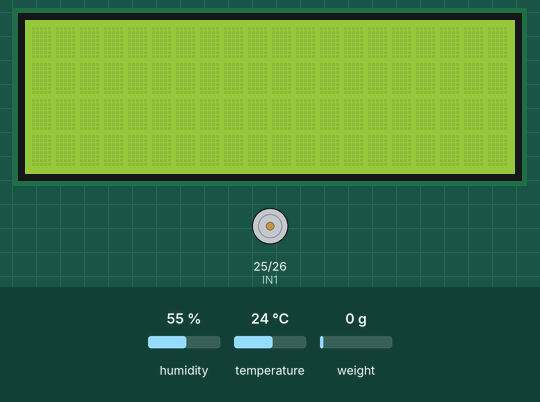
Recording of a program running on a simulated ESP32. On the bench: 20×4 character LCD, motor-driver pin pairs drawn as motors (green arrow = first pin HIGH = forward, orange = second pin HIGH = backward, longer = more drive, scaled by the enable pin). The inputs (shaded band) are chosen by the test bench; at power-on: humidity 55 %, weight on the scale 0 g, temperature 24 °C. What the program prints to the serial monitor is not drawn.

Above: at 1.2 s.
1.3 s: humidity set to 22 %
At 5.8 s:
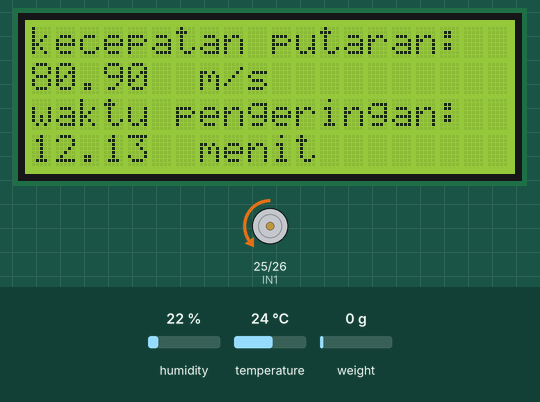
6.1 s: weight on the scale set to 1250 g
At 9.1 s:
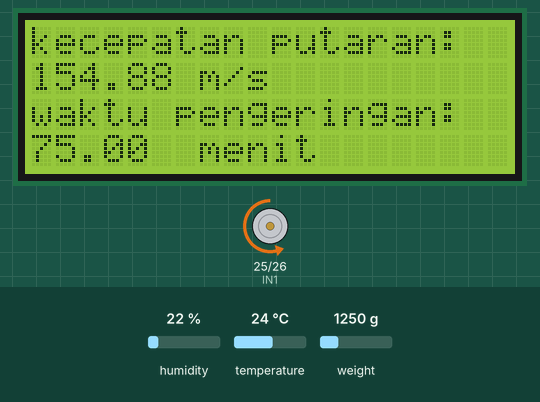
9.4 s: humidity set to 88 %
At 12.5 s:
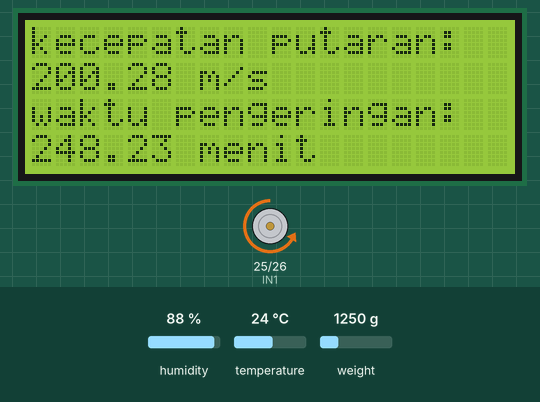
12.8 s: weight on the scale set to 100 g
At 15.0 s:
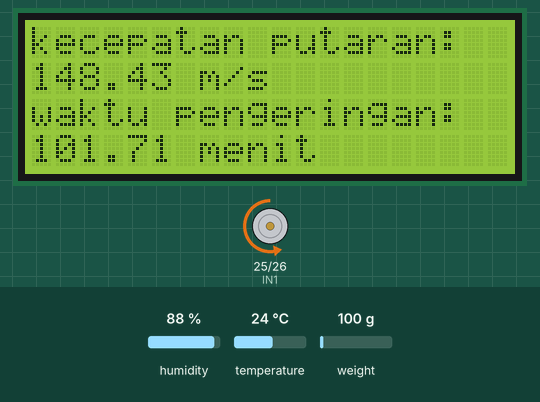
16.1 s: humidity set to 68 %
At 18.5 s:
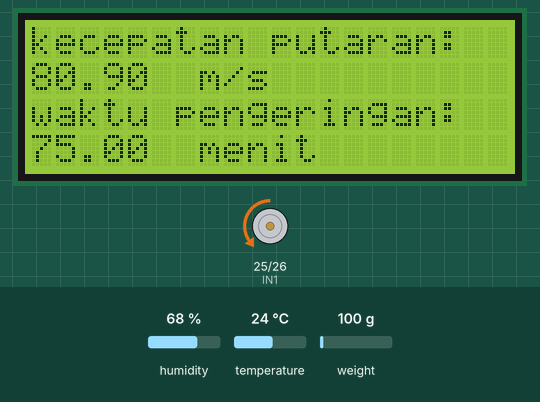
19.5 s: weight on the scale set to 2500 g
At 21.9 s:
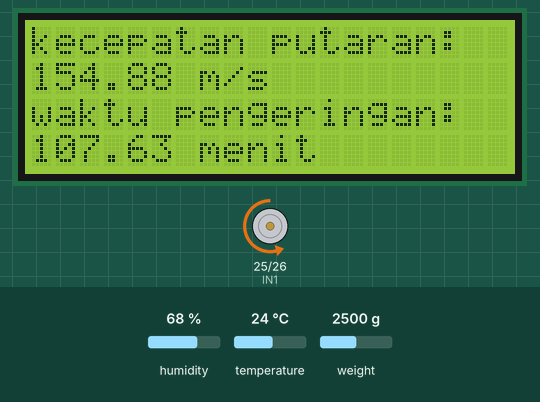
Timing chart, 0 to 23.4 s (numbered marks = the images above; inputs shaded):
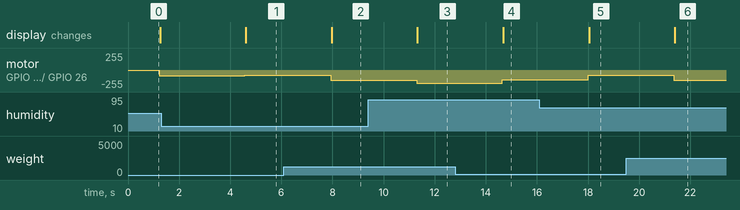

Measured:
- after the input at 1.3 s, motor on GPIO 25 (IN1) / GPIO 26 (IN2): backward 84/255 → backward 80/255 after 3.3 s; the display: changes after 3.3 s (image 1)
- after the input at 6.1 s, motor on GPIO 25 (IN1) / GPIO 26 (IN2): backward 80/255 → backward 154/255 after 1.8 s; the display: changes after 1.9 s (image 2)
- after the input at 9.4 s, motor on GPIO 25 (IN1) / GPIO 26 (IN2): backward 154/255 → backward 200/255 after 1.9 s; the display: changes after 1.9 s (image 3)
- after the input at 12.8 s, motor on GPIO 25 (IN1) / GPIO 26 (IN2): backward 200/255 → backward 148/255 after 1.8 s; the display: changes after 1.9 s (image 4)
- after the input at 16.1 s, motor on GPIO 25 (IN1) / GPIO 26 (IN2): backward 148/255 → backward 80/255 after 1.9 s; the display: changes after 1.9 s (image 5)
- after the input at 19.5 s, motor on GPIO 25 (IN1) / GPIO 26 (IN2): backward 80/255 → backward 154/255 after 1.9 s; the display: changes after 1.9 s (image 6)

The program:

main.cpp
```cpp
#include <Arduino.h>
#include <Fuzzy.h>
#include "HX711.h"
#include <EEPROM.h>
#include <Adafruit_Sensor.h>
#include <DHT.h>
#include <DHT_U.h>
#include <L298N.h>
#include <Wire.h>
#include <LiquidCrystal_I2C.h>

LiquidCrystal_I2C lcd(0x27,20,4);

#define DHT_PIN 4
#define DHTTYPE DHT11
DHT dht(DHT_PIN, DHTTYPE);
float humidFloat;

//HX711 constructor:
const int LOADCELL_DOUT_PIN = 27;
const int LOADCELL_SCK_PIN = 14;
HX711 scale;

float beratinput;

//nama variabel output
const unsigned int IN1 = 25;
const unsigned int IN2 = 26;
const int enA = 18;
const int motorSpeed = 255;
L298N motor(IN1, IN2);
float waktungering;

Fuzzy *fuzzy = new Fuzzy();

void setup() {
  Serial.begin(9600);

  //input fuzzy kelembapan
FuzzySet *kering_kelembapan = new FuzzySet(0, 0, 50, 60);
FuzzySet *sedang_kelembapan = new FuzzySet(50, 60 ,80, 90);
FuzzySet *lembab_kelembapan = new FuzzySet(80, 90, 100, 100);

//input fuzzy berat
FuzzySet *ringan_berat = new FuzzySet(0, 0, 420, 650);
FuzzySet *sedang_berat = new FuzzySet(430, 700, 700, 970);
FuzzySet *berat_berat = new FuzzySet(750, 970, 1000, 1000);

//output fuzzy kecepatan motor dc
FuzzySet *lambat_kecepatan = new FuzzySet(55, 55, 88.3, 121.6);
FuzzySet *sedang_kecepatan = new FuzzySet( 88.32, 121.4, 188.4, 221.4);
FuzzySet *cepat_kecepatan = new FuzzySet ( 188.4, 221.7, 255, 255);

//output fuzzy waktu pengeringan
FuzzySet *sangatcepat_waktu= new FuzzySet(0, 0, 4, 36);
FuzzySet *cepat_waktu = new FuzzySet(32.25, 50.25, 54.75, 72.75);
FuzzySet *normal_waktu = new FuzzySet(52.5, 72.5, 77.5, 97.5);
FuzzySet *lama_waktu = new FuzzySet(78.4, 104, 111, 137);
FuzzySet *sangatlama_waktu = new FuzzySet(126, 174, 210, 450);

  //fuzzy input kelembapan
  FuzzyInput *kelembapan = new FuzzyInput(1);

  kelembapan->addFuzzySet(kering_kelembapan);
  kelembapan->addFuzzySet(sedang_kelembapan);
  kelembapan->addFuzzySet(lembab_kelembapan);
  fuzzy->addFuzzyInput(kelembapan);

  //fuzzy input berat
  FuzzyInput *berat_baju = new FuzzyInput(2);

  berat_baju->addFuzzySet(ringan_berat);
  berat_baju->addFuzzySet(sedang_berat);
  berat_baju->addFuzzySet(berat_berat);
  fuzzy->addFuzzyInput(berat_baju);


  //fuzzy output kecepatan
  FuzzyOutput *kecepatan_dc = new FuzzyOutput(1);

  kecepatan_dc->addFuzzySet(lambat_kecepatan);
  kecepatan_dc->addFuzzySet(sedang_kecepatan);
  kecepatan_dc->addFuzzySet(cepat_kecepatan);
  fuzzy->addFuzzyOutput(kecepatan_dc);

  //fuzzy output kecepatan
  FuzzyOutput *waktu = new FuzzyOutput(2);

  waktu->addFuzzySet(sangatcepat_waktu);
  waktu->addFuzzySet(cepat_waktu);
  waktu->addFuzzySet(normal_waktu);
  waktu->addFuzzySet(lama_waktu);
  waktu->addFuzzySet(sangatlama_waktu);
  fuzzy->addFuzzyOutput(waktu);


  // fuzzy rule 1
  FuzzyRuleAntecedent *ifKelembapanKeringdanBeratRingan1 = new FuzzyRuleAntecedent();
  ifKelembapanKeringdanBeratRingan1->joinWithAND(kering_kelembapan, ringan_berat);

  FuzzyRuleConsequent *thenkecepatanLambatWaktuSangatcepat1 = new FuzzyRuleConsequent();
  thenkecepatanLambatWaktuSangatcepat1->addOutput(lambat_kecepatan);
  thenkecepatanLambatWaktuSangatcepat1->addOutput(sangatcepat_waktu);

  FuzzyRule *fuzzyRule1 = new FuzzyRule(1, ifKelembapanKeringdanBeratRingan1, thenkecepatanLambatWaktuSangatcepat1);
  fuzzy->addFuzzyRule(fuzzyRule1);

  // fuzzy rule 2
  FuzzyRuleAntecedent *ifKelembapanKeringdanBeratSedang2 = new FuzzyRuleAntecedent();
  ifKelembapanKeringdanBeratSedang2->joinWithAND(kering_kelembapan, sedang_berat);

  FuzzyRuleConsequent *thenkecepatanLambatWaktucepat2 = new FuzzyRuleConsequent();
  thenkecepatanLambatWaktucepat2->addOutput(lambat_kecepatan);
  thenkecepatanLambatWaktucepat2->addOutput(cepat_waktu);

  FuzzyRule *fuzzyRule2 = new FuzzyRule(2, ifKelembapanKeringdanBeratSedang2, thenkecepatanLambatWaktucepat2);
  fuzzy->addFuzzyRule(fuzzyRule2);

  // fuzzy rule 3
  FuzzyRuleAntecedent *ifKelembapanKeringdanBeratBerat3 = new FuzzyRuleAntecedent();
  ifKelembapanKeringdanBeratBerat3->joinWithAND(kering_kelembapan, berat_berat);

  FuzzyRuleConsequent *thenkecepatanSedangWaktuNormal3 = new FuzzyRuleConsequent();
  thenkecepatanSedangWaktuNormal3->addOutput(sedang_kecepatan);
  thenkecepatanSedangWaktuNormal3->addOutput(normal_waktu);

  FuzzyRule *fuzzyRule3 = new FuzzyRule(3, ifKelembapanKeringdanBeratBerat3, thenkecepatanSedangWaktuNormal3);
  fuzzy->addFuzzyRule(fuzzyRule3);

  // fuzzy rule 4
  FuzzyRuleAntecedent *ifKelembapanSedangdanBeratRingan4 = new FuzzyRuleAntecedent();
  ifKelembapanSedangdanBeratRingan4->joinWithAND(sedang_kelembapan, ringan_berat);

  FuzzyRuleConsequent *thenkecepatanLambatWaktuNormal4 = new FuzzyRuleConsequent();
  thenkecepatanLambatWaktuNormal4->addOutput(lambat_kecepatan);
  thenkecepatanLambatWaktuNormal4->addOutput(normal_waktu);

  FuzzyRule *fuzzyRule4 = new FuzzyRule(4, ifKelembapanSedangdanBeratRingan4, thenkecepatanLambatWaktuNormal4);
  fuzzy->addFuzzyRule(fuzzyRule4);

    // fuzzy rule 5
  FuzzyRuleAntecedent *ifKelembapanSedangdanBeratSedang5 = new FuzzyRuleAntecedent();
  ifKelembapanSedangdanBeratSedang5->joinWithAND(sedang_kelembapan, sedang_berat);

  FuzzyRuleConsequent *thenkecepatanSedangWaktuNormal5 = new FuzzyRuleConsequent();
  thenkecepatanSedangWaktuNormal5->addOutput(sedang_kecepatan);
  thenkecepatanSedangWaktuNormal5->addOutput(normal_waktu);

  FuzzyRule *fuzzyRule5 = new FuzzyRule(5, ifKelembapanSedangdanBeratSedang5, thenkecepatanSedangWaktuNormal5);
  fuzzy->addFuzzyRule(fuzzyRule5);

    // fuzzy rule 6
  FuzzyRuleAntecedent *ifKelembapanSedangdanBeratBerat6 = new FuzzyRuleAntecedent();
  ifKelembapanSedangdanBeratBerat6->joinWithAND(sedang_kelembapan, berat_berat);

  FuzzyRuleConsequent *thenkecepatanSedangWaktuLama6 = new FuzzyRuleConsequent();
  thenkecepatanSedangWaktuLama6->addOutput(sedang_kecepatan);
  thenkecepatanSedangWaktuLama6->addOutput(lama_waktu);

  FuzzyRule *fuzzyRule6 = new FuzzyRule(6, ifKelembapanSedangdanBeratBerat6, thenkecepatanSedangWaktuLama6);
  fuzzy->addFuzzyRule(fuzzyRule6);

    // fuzzy rule 7
  FuzzyRuleAntecedent *ifKelembapanLembabdanBeratRingan7 = new FuzzyRuleAntecedent();
  ifKelembapanLembabdanBeratRingan7->joinWithAND(lembab_kelembapan, ringan_berat);

  FuzzyRuleConsequent *thenkecepatanSedangWaktuLama7 = new FuzzyRuleConsequent();
  thenkecepatanSedangWaktuLama7->addOutput(sedang_kecepatan);
  thenkecepatanSedangWaktuLama7->addOutput(lama_waktu);

  FuzzyRule *fuzzyRule7 = new FuzzyRule(7, ifKelembapanLembabdanBeratRingan7, thenkecepatanSedangWaktuLama7);
  fuzzy->addFuzzyRule(fuzzyRule7);

    // fuzzy rule 8
  FuzzyRuleAntecedent *ifKelembapanLembabdanBeratSedang8 = new FuzzyRuleAntecedent();
  ifKelembapanLembabdanBeratSedang8->joinWithAND(lembab_kelembapan, sedang_berat);

  FuzzyRuleConsequent *thenkecepatanCepatWaktuLama8 = new FuzzyRuleConsequent();
  thenkecepatanCepatWaktuLama8->addOutput(cepat_kecepatan);
  thenkecepatanCepatWaktuLama8->addOutput(lama_waktu);

  FuzzyRule *fuzzyRule8 = new FuzzyRule(8, ifKelembapanLembabdanBeratSedang8, thenkecepatanCepatWaktuLama8);
  fuzzy->addFuzzyRule(fuzzyRule8);

  // fuzzy rule 9
  FuzzyRuleAntecedent *ifKelembapanLembabdanBeratBerat9 = new FuzzyRuleAntecedent();
  ifKelembapanLembabdanBeratBerat9->joinWithAND(lembab_kelembapan, berat_berat);

  FuzzyRuleConsequent *thenkecepatanCepatWaktuSangatLama9 = new FuzzyRuleConsequent();
  thenkecepatanCepatWaktuSangatLama9->addOutput(cepat_kecepatan);
  thenkecepatanCepatWaktuSangatLama9->addOutput(sangatlama_waktu);

  FuzzyRule *fuzzyRule9 = new FuzzyRule(9, ifKelembapanLembabdanBeratBerat9, thenkecepatanCepatWaktuSangatLama9);
  fuzzy->addFuzzyRule(fuzzyRule9);

  pinMode(DHT_PIN, INPUT);
  scale.begin(LOADCELL_DOUT_PIN, LOADCELL_SCK_PIN);
  pinMode(IN1, OUTPUT);
  pinMode(IN2, OUTPUT);

  digitalWrite(IN1, LOW);
  digitalWrite(IN2, LOW);

  lcd.init();
  lcd.backlight();
  scale.set_scale(882.31);
}

void loop() {
humidFloat = dht.readHumidity();
long beratinput = scale.get_units();
// beratinput = raw /1000;

//sensor berat masukin

fuzzy->setInput(1, humidFloat);
fuzzy->setInput(2, beratinput);
fuzzy->fuzzify();

float motordc = fuzzy->defuzzify(1);
float waktupeng = fuzzy->defuzzify(2);

//input
Serial.print("Kelembapan:");
Serial.print(humidFloat);
Serial.println(" %");
delay(500);

Serial.print("Berat: ");
Serial.print(beratinput);
Serial.println(" g");
delay(500);

Serial.print("Hasil Output Kecepatan: ");
Serial.print(motordc);
Serial.println(" m/s");
lcd.setCursor(0,0);
lcd.print("kecepatan putaran: ");
lcd.setCursor(0,1);
lcd.println(motordc);
lcd.setCursor(7,1);
lcd.println("m/s");

analogWrite(enA, motordc);
digitalWrite(IN1, LOW);
digitalWrite(IN2, HIGH);


Serial.print("Hasil Output Waktu: ");
Serial.print(waktupeng);
Serial.println(" menit");
lcd.setCursor(0,2);
lcd.print("waktu pengeringan: ");
lcd.setCursor(0,3);
lcd.println(waktupeng);
lcd.setCursor(7,3);
lcd.println("menit");

Serial.println(" ");

delay(500);


}
```
